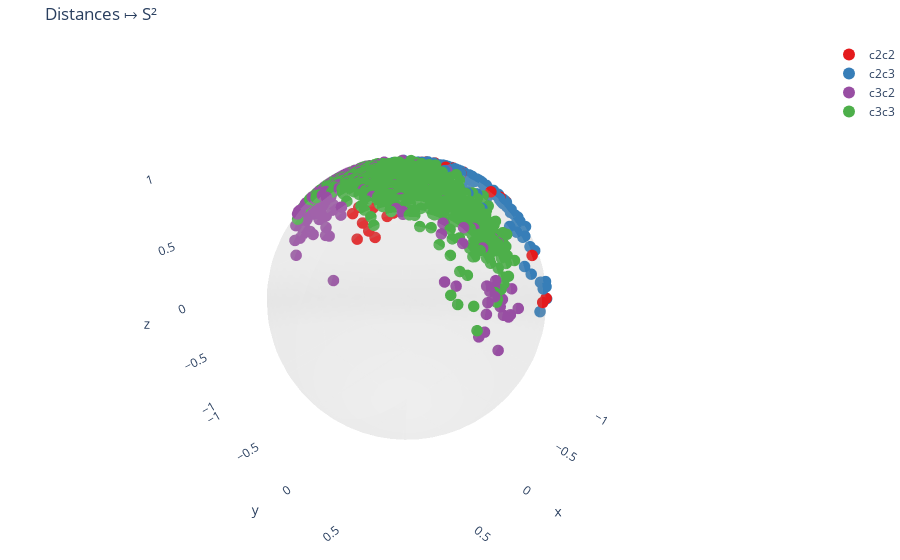
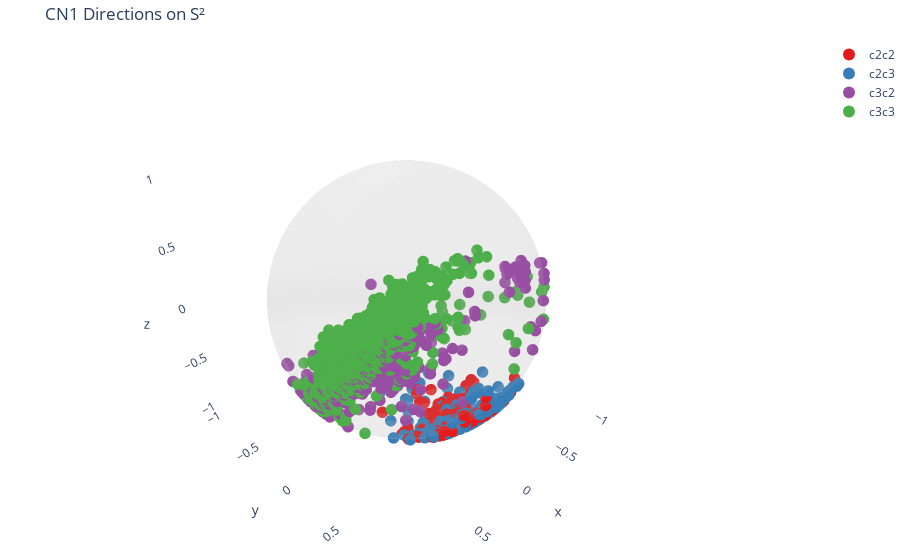
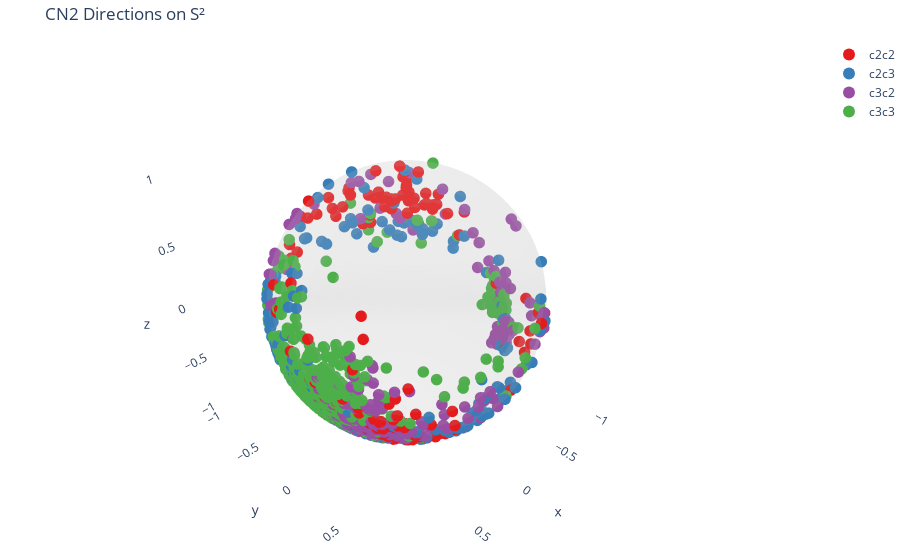

The code cell stored with these charts, in order, in its notebook:
### Code cell
import plotly.graph_objects as go
from itertools import cycle

# Optional: if Plotly is not installed
# !pip install plotly

# Make sure every index array is an *integer* ndarray
pucker_indices = {k: np.asarray(v, dtype=np.intp) for k, v in pucker_indices.items()}

# Four fixed colours (feel free to swap in your favourites)
label_colour = {
    "c2c2": "#e41a1c",   # red
    "c2c3": "#377eb8",   # blue
    "c3c2": "#984ea3",   # purple
    "c3c3": "#4daf4a",   # green
}

# ──────────────────────────────────────────────────────────────────────────────
# 1)  Tiny helpers
# ──────────────────────────────────────────────────────────────────────────────
def valid(idxs, n_rows):
    """Return only those indices that exist in the target array."""
    idxs = np.asarray(idxs, dtype=np.intp)
    return idxs[(idxs >= 0) & (idxs < n_rows)]

def sphere_mesh(resolution=50, radius=1.0, opacity=0.15, colour="#cccccc"):
    """Return a semi-transparent spherical surface (for reference only)."""
    u, v = np.linspace(0, 2*np.pi, resolution), np.linspace(0, np.pi, resolution)
    u, v = np.meshgrid(u, v)
    x = radius * np.cos(u) * np.sin(v)
    y = radius * np.sin(u) * np.sin(v)
    z = radius * np.cos(v)
    return go.Surface(
        x=x, y=y, z=z,
        showscale=False,
        opacity=opacity,
        hoverinfo="skip",
        colorscale=[[0, colour], [1, colour]],
    )

def make_figure(pts, title, show_sphere=True):
    """Build an interactive 3-D scatter plot for one data set."""
    traces = []
    for label, colour in label_colour.items():
        if label not in pucker_indices:
            continue
        idxs = valid(pucker_indices[label], len(pts))
        traces.append(
            go.Scatter3d(
                x=pts[idxs, 0], y=pts[idxs, 1], z=pts[idxs, 2],
                mode="markers",
                marker=dict(size=4, color=colour),
                name=label,
            )
        )
    if show_sphere:
        traces.append(sphere_mesh())

    fig = go.Figure(data=traces)
    fig.update_layout(
        title=title,
        scene=dict(
            aspectmode="data",                # <- equal axis scaling
            xaxis=dict(showbackground=False),
            yaxis=dict(showbackground=False),
            zaxis=dict(showbackground=False),
        ),
        legend=dict(itemsizing="constant"),
        margin=dict(l=0, r=0, t=40, b=0)
    )
    return fig

# ──────────────────────────────────────────────────────────────────────────────
# 2)  Build & display the three interactive 3-D figures
# ──────────────────────────────────────────────────────────────────────────────
fig_distances = make_figure(S2_pts, "Distances ↦ S²")
fig_cn1       = make_figure(S2_C1,  "CN1 Directions on S²")
fig_cn2       = make_figure(S2_C2,  "CN2 Directions on S²")

# In a Jupyter / Colab / VS Code notebook this automatically opens an interactive widget:
fig_distances.show()
fig_cn1.show()
fig_cn2.show()

# (Optional) save to standalone HTML so you can share or open in any browser
fig_distances.write_html("distances_S2.html")
fig_cn1.write_html("CN1_S2.html")
fig_cn2.write_html("CN2_S2.html")
print("Saved interactive HTML files in the current directory.")

### Figure 1 — Plotly figure (JSON) as saved in the notebook; plotly's stock layout.template omitted (floating-point values rounded to 4 significant figures; data arrays with more than 128 entries replaced by an {"elided": "..."} marker saying what was removed)
{"data": [{"marker": {"color": "#e41a1c", "size": 4}, "mode": "markers", "name": "c2c2", "type": "scatter3d", "x": {"elided": "138 float values"}, "y": {"elided": "138 float values"}, "z": {"elided": "138 float values"}}, {"marker": {"color": "#377eb8", "size": 4}, "mode": "markers", "name": "c2c3", "type": "scatter3d", "x": {"elided": "221 float values"}, "y": {"elided": "221 float values"}, "z": {"elided": "221 float values"}}, {"marker": {"color": "#984ea3", "size": 4}, "mode": "markers", "name": "c3c2", "type": "scatter3d", "x": {"elided": "269 float values"}, "y": {"elided": "269 float values"}, "z": {"elided": "269 float values"}}, {"marker": {"color": "#4daf4a", "size": 4}, "mode": "markers", "name": "c3c3", "type": "scatter3d", "x": {"elided": "3585 float values"}, "y": {"elided": "3585 float values"}, "z": {"elided": "3585 float values"}}, {"colorscale": [[0, "#cccccc"], [1, "#cccccc"]], "hoverinfo": "skip", "opacity": 0.15, "showscale": false, "type": "surface", "x": {"elided": "50x50 float values"}, "y": {"elided": "50x50 float values"}, "z": {"elided": "50x50 float values"}}], "layout": {"legend": {"itemsizing": "constant"}, "margin": {"b": 0, "l": 0, "r": 0, "t": 40}, "scene": {"aspectmode": "data", "xaxis": {"showbackground": false}, "yaxis": {"showbackground": false}, "zaxis": {"showbackground": false}}, "title": {"text": "Distances ↦ S²"}}}

### Figure 2 — Plotly figure (JSON) as saved in the notebook; plotly's stock layout.template omitted (floating-point values rounded to 4 significant figures; data arrays with more than 128 entries replaced by an {"elided": "..."} marker saying what was removed)
{"data": [{"marker": {"color": "#e41a1c", "size": 4}, "mode": "markers", "name": "c2c2", "type": "scatter3d", "x": {"elided": "138 float values"}, "y": {"elided": "138 float values"}, "z": {"elided": "138 float values"}}, {"marker": {"color": "#377eb8", "size": 4}, "mode": "markers", "name": "c2c3", "type": "scatter3d", "x": {"elided": "221 float values"}, "y": {"elided": "221 float values"}, "z": {"elided": "221 float values"}}, {"marker": {"color": "#984ea3", "size": 4}, "mode": "markers", "name": "c3c2", "type": "scatter3d", "x": {"elided": "269 float values"}, "y": {"elided": "269 float values"}, "z": {"elided": "269 float values"}}, {"marker": {"color": "#4daf4a", "size": 4}, "mode": "markers", "name": "c3c3", "type": "scatter3d", "x": {"elided": "3585 float values"}, "y": {"elided": "3585 float values"}, "z": {"elided": "3585 float values"}}, {"colorscale": [[0, "#cccccc"], [1, "#cccccc"]], "hoverinfo": "skip", "opacity": 0.15, "showscale": false, "type": "surface", "x": {"elided": "50x50 float values"}, "y": {"elided": "50x50 float values"}, "z": {"elided": "50x50 float values"}}], "layout": {"legend": {"itemsizing": "constant"}, "margin": {"b": 0, "l": 0, "r": 0, "t": 40}, "scene": {"aspectmode": "data", "xaxis": {"showbackground": false}, "yaxis": {"showbackground": false}, "zaxis": {"showbackground": false}}, "title": {"text": "CN1 Directions on S²"}}}

### Figure 3 — Plotly figure (JSON) as saved in the notebook; plotly's stock layout.template omitted (floating-point values rounded to 4 significant figures; data arrays with more than 128 entries replaced by an {"elided": "..."} marker saying what was removed)
{"data": [{"marker": {"color": "#e41a1c", "size": 4}, "mode": "markers", "name": "c2c2", "type": "scatter3d", "x": {"elided": "138 float values"}, "y": {"elided": "138 float values"}, "z": {"elided": "138 float values"}}, {"marker": {"color": "#377eb8", "size": 4}, "mode": "markers", "name": "c2c3", "type": "scatter3d", "x": {"elided": "221 float values"}, "y": {"elided": "221 float values"}, "z": {"elided": "221 float values"}}, {"marker": {"color": "#984ea3", "size": 4}, "mode": "markers", "name": "c3c2", "type": "scatter3d", "x": {"elided": "269 float values"}, "y": {"elided": "269 float values"}, "z": {"elided": "269 float values"}}, {"marker": {"color": "#4daf4a", "size": 4}, "mode": "markers", "name": "c3c3", "type": "scatter3d", "x": {"elided": "3585 float values"}, "y": {"elided": "3585 float values"}, "z": {"elided": "3585 float values"}}, {"colorscale": [[0, "#cccccc"], [1, "#cccccc"]], "hoverinfo": "skip", "opacity": 0.15, "showscale": false, "type": "surface", "x": {"elided": "50x50 float values"}, "y": {"elided": "50x50 float values"}, "z": {"elided": "50x50 float values"}}], "layout": {"legend": {"itemsizing": "constant"}, "margin": {"b": 0, "l": 0, "r": 0, "t": 40}, "scene": {"aspectmode": "data", "xaxis": {"showbackground": false}, "yaxis": {"showbackground": false}, "zaxis": {"showbackground": false}}, "title": {"text": "CN2 Directions on S²"}}}
